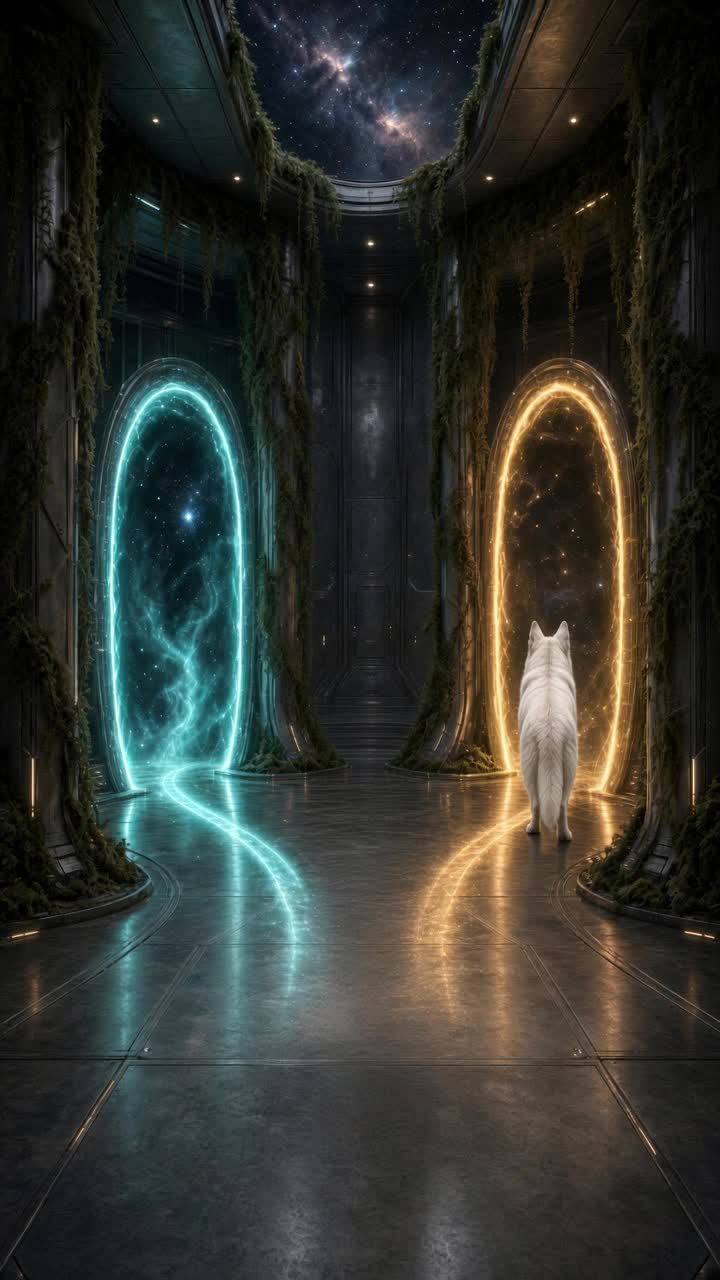
#> input picture .smoke/example-at-b-tiny/still.jpg, 720 x 1280 px
$ python -i relief_align.py   (imports and definitions only)
#> lines starting #> are read from the running program, lines starting #| are printed output that depends on the picture; after the words box and inside, x2 and y2 are one past the last pixel; in counts of white or black regions, pixels touching at a corner belong together
#> further down, picture is the input picture: PIL image 720x1280 RGB; mean R, G, B 50.1, 53, 47.3
"""Relief-texture alignment.

Edge overlap of an untextured relief render and an unlit albedo render.
A relief edge must sit within about 2 px of a texture edge, and the reverse.
Score is the min of the two precisions. FAIL under 0.70.
"""
import numpy as np
from PIL import Image, ImageFilter


def _luma(im):
    a = np.asarray(im.convert("RGB"), np.float32) / 255.0
    return 0.2126 * a[..., 0] + 0.7152 * a[..., 1] + 0.0722 * a[..., 2]


def _edges(im):
    y = _luma(im)
    blur = np.asarray(Image.fromarray((np.clip(y, 0, 1) * 255).astype(np.uint8)).filter(ImageFilter.GaussianBlur(1)), np.float32) / 255.0
    gy, gx = np.gradient(blur)
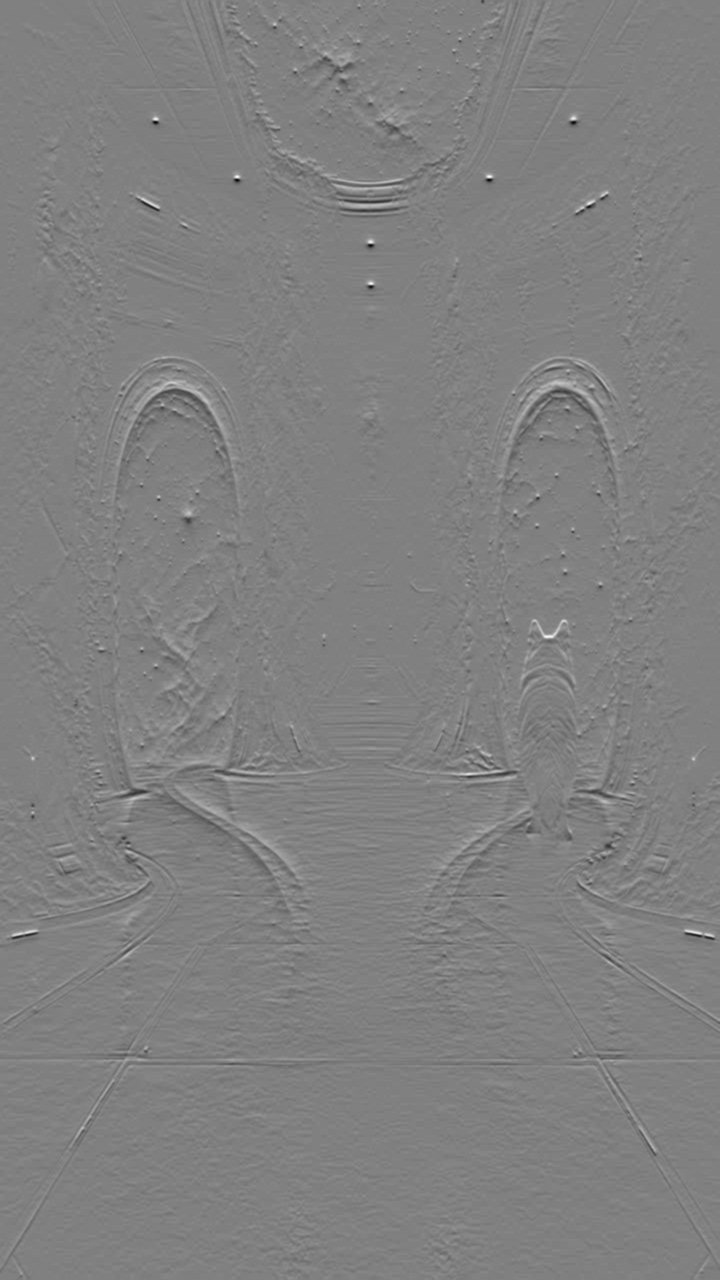
#> gy: shape (1280, 720) float32; min -0.21, max 0.206, mean 5.79e-05; drawn with min black and max white
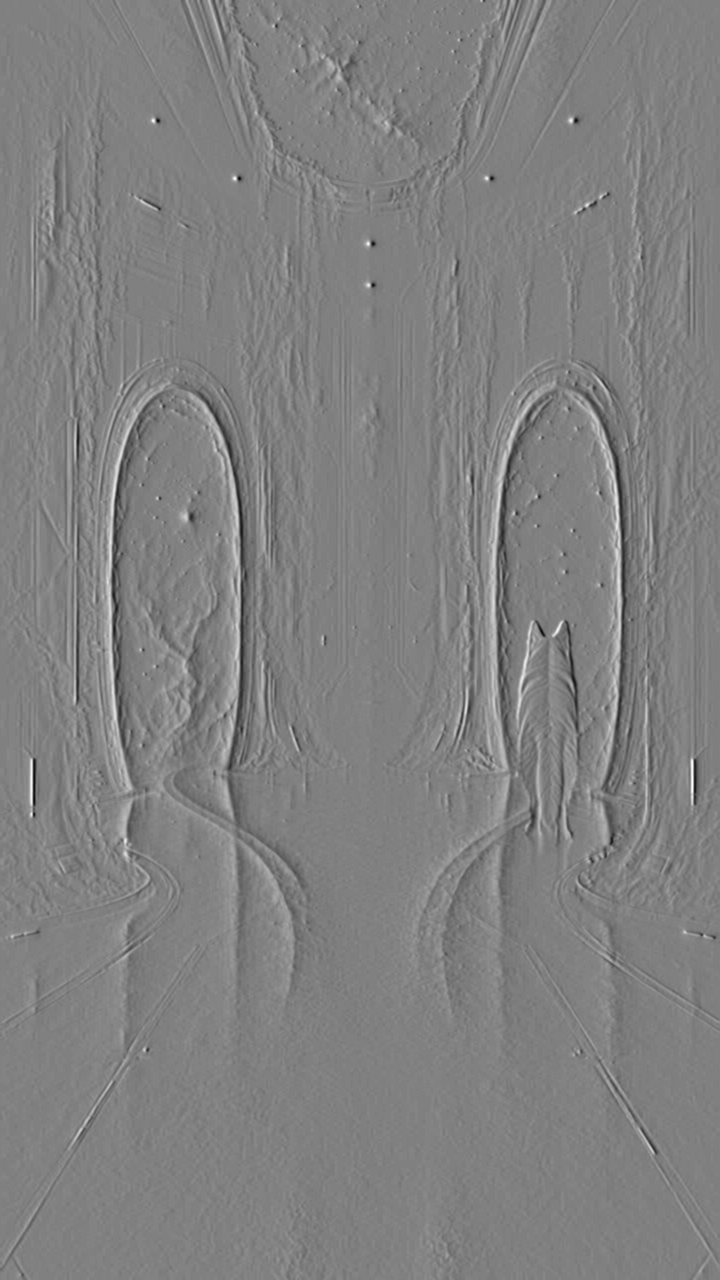
#> gx: shape (1280, 720) float32; min -0.188, max 0.184, mean -5.87e-07; drawn with min black and max white
    g = np.hypot(gx, gy)
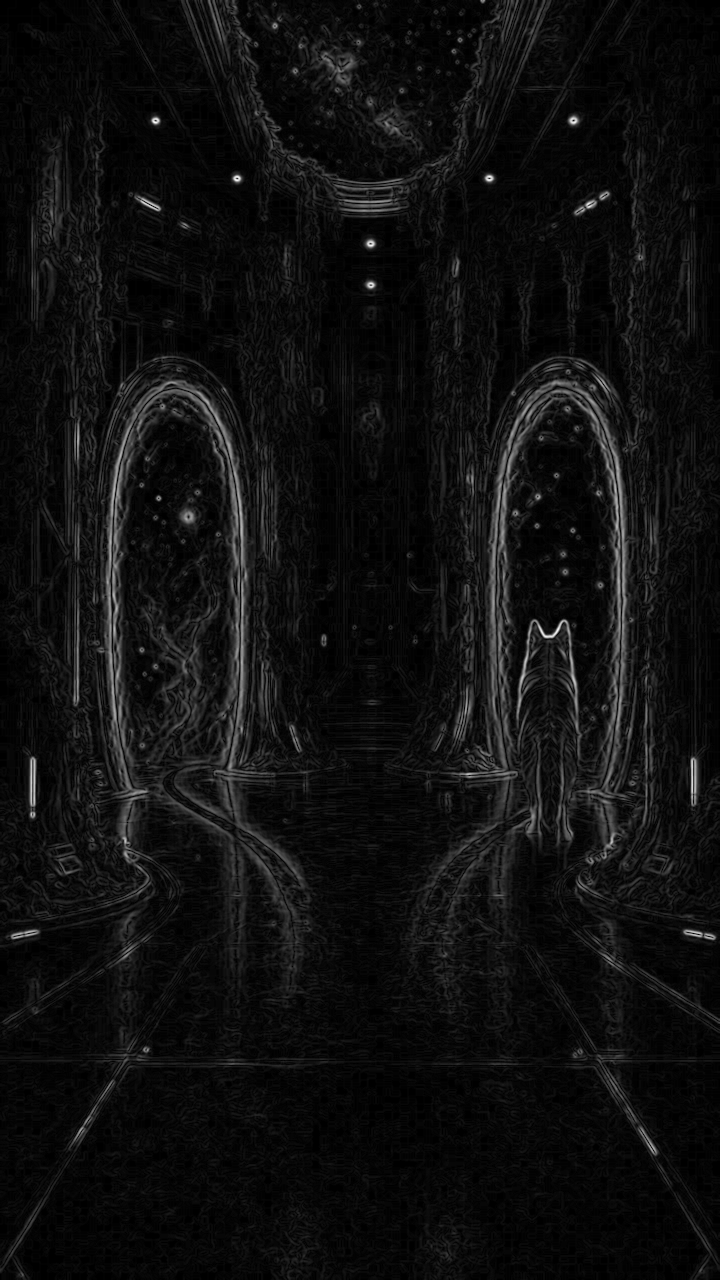
#> g: shape (1280, 720) float32; min 0, max 0.213, mean 0.0133; drawn with min black and max white
    thr = float(np.percentile(g, 92))
#> thr = 0.0338
    thr = max(thr, 0.02)
    return g >= thr
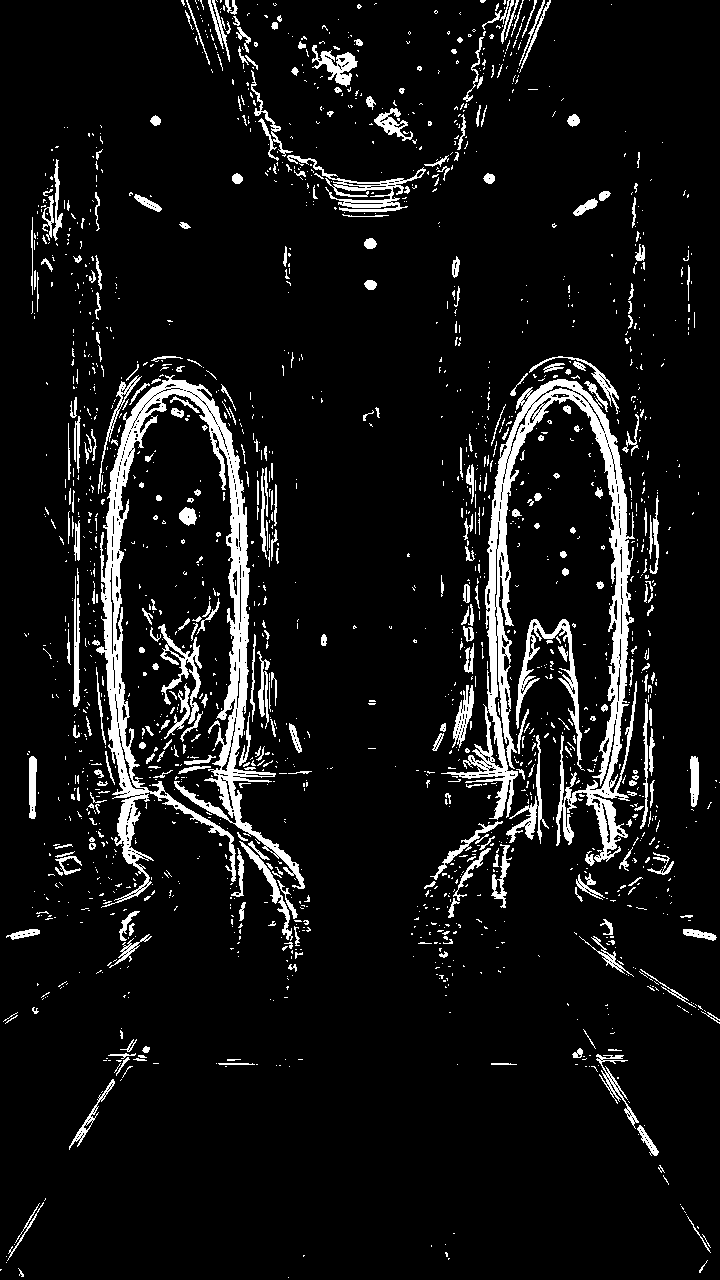
#> returned value: shape (1280, 720) bool; 8% white; 1854 white regions (1509 under 20 px), largest, box (x1, y1, x2, y2) and area: (96, 375, 305, 908) 17327, (441, 379, 637, 862) 16398, (516, 619, 585, 771) 1744


def _dilate(b, tol):
    im = Image.fromarray(b.astype(np.uint8) * 255).filter(ImageFilter.MaxFilter(tol * 2 + 1))
    return np.asarray(im) > 127


# [50 lines left out: functions overlap, save_overlay, not called in this run]

>>> from PIL import Image
>>> picture = Image.open('../../../.smoke/example-at-b-tiny/still.jpg')
>>> result = _edges(picture)
